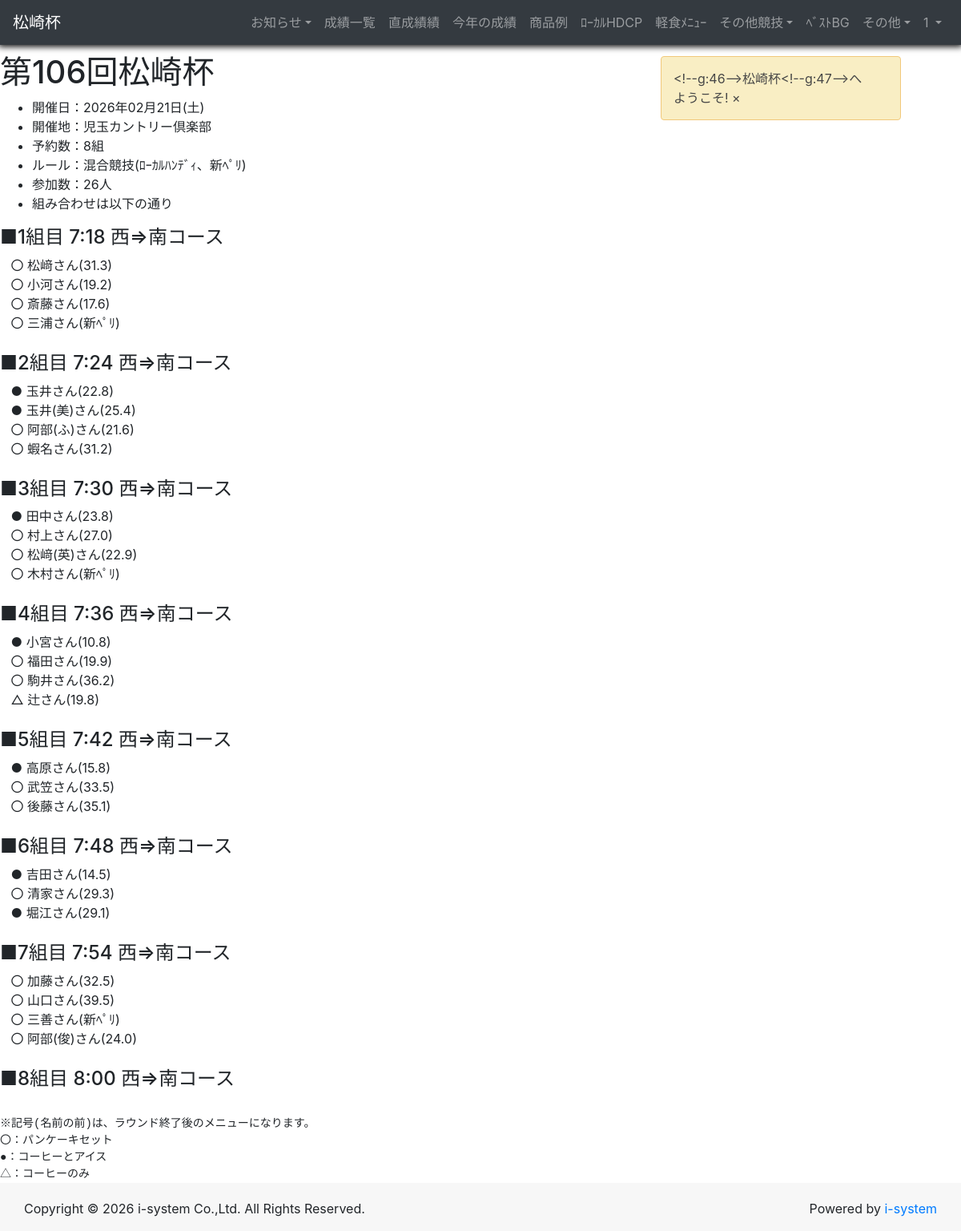
/text_pairing_lst (signed in), run on the app's committed database.
### tables this page shows
CREATE TABLE "trn_next"(
    "id" INTEGER PRIMARY KEY AUTOINCREMENT,
    "open_dt" CHAR(512),
    "place" CHAR(512),
    "title" CHAR(512),
    "pairs" INTEGER
);

CREATE TABLE "trn_pairing"(
    "id" INTEGER PRIMARY KEY AUTOINCREMENT,
    "open_dt" CHAR(512),
    "num" INTEGER,
    "start_tm" CHAR(512),
    "cose1" CHAR(512),
    "cose2" CHAR(512),
    "name_num1" CHAR(512),
    "name_num2" CHAR(512),
    "name_num3" CHAR(512),
    "name_num4" CHAR(512),
    "pay1" INTEGER,
    "pay2" INTEGER,
    "pay3" INTEGER,
    "pay4" INTEGER,
    "upd_id" CHAR(512),
    "upd_dt" CHAR(512)
);

CREATE TABLE "mst_user"(
    "id" INTEGER PRIMARY KEY AUTOINCREMENT,
    "num" CHAR(512),
    "lname1" CHAR(512),
    "fname1" CHAR(512),
    "lname2" CHAR(512),
    "fname2" CHAR(512),
    "lname3" CHAR(512),
    "fname3" CHAR(512),
    "dispname1" CHAR(512),
    "dispname2" CHAR(512),
    "dispname3" CHAR(512),
    "isys_fg" CHAR(512)
);

### flaskr/main.py (the view)
@app.route('/text_pairing_lst')
def text_pairing_lst():
  userID = etc_user.userID_session(session, 'user')
  if userID is None:
    return redirect(url_for('login'))
  next_info = db_functions.next_info(None)
  pairs, person = db_functions.pairs_lst()
  return render_template('text_pairs.html', g=g, userID=userID, next_info=next_info, pairs=pairs, person=person)

### flaskr/modules/db_functions.py (called while the page is built)
def next_day():
    today = etc_date.today()
    query = "SELECT open_dt from trn_next WHERE open_dt >= ?"
    db = sqlite3.connect(DATABASE)
    row = db.execute(query, (today,)).fetchone()
    db.close()
    ret = ""
    if row:
        ret = row[0]
    return ret

def all_users():
    query = "SELECT * from mst_user"
    db = sqlite3.connect(DATABASE)
    db.row_factory = sqlite3.Row
    ret = db.execute(query).fetchall()
    db.close()
    return ret

def all_hdcps(detail):
    day = next_day()
    base_ym = etc_date.hdcp_start_ym(day, 0)
    if detail is None:
        query = "SELECT * from trn_hdcp WHERE base_ym = ? AND cnt = 0"
    else:
        query = "SELECT * from trn_hdcp WHERE base_ym = ?"
    db = sqlite3.connect(DATABASE)
    ret = db.execute(query, (base_ym,)).fetchall()
    db.close()
    return ret

def next_info(ymd):
    if ymd is None:
        ymd = next_day()
    query = "SELECT * from trn_next WHERE open_dt = ?"
    db = sqlite3.connect(DATABASE)
    db.row_factory = sqlite3.Row
    row = db.execute(query, (ymd,)).fetchone()
    db.close()
    jp_date = etc_date.jp_date_ymd_week(row['open_dt'])
    ret = {'kind' : g.Kind_mc, 'open_dt' : row['open_dt'], 'jp_date' : jp_date, 'place' : row['place'], 'title' : row['title'], 'pairs' : row['pairs']}
    return ret

def menu_lst(ymd):
    query = "SELECT * from trn_menu WHERE open_dt = ?"
    db = sqlite3.connect(DATABASE)
    db.row_factory = sqlite3.Row
    rows = db.execute(query, (ymd,)).fetchall()
    db.close()
    users = all_users()
    ret = []
    for item in rows:
        name_nm = etc_functions.name_num2name(users, item['name_num'])
        menu_nm = item['name_num'] + 'menu'
        row = {'name_num' : item['name_num'], 'name_nm' : name_nm, 'menu_num' : item['menu_num'], 'menu_nm' : menu_nm}
        ret.append(row)
    return ret

### flaskr/modules/etc_date.py (called while the page is built)
def jp_date_ymd(ymd):
	ret = ymd[0:4] + "年" + ymd[4:6] + "月" + ymd[6:8] + "日"
	return ret

def jp_date_ymd_week(ymd):
	y = ["月","火","水","木","金","土","日"]
	w = datetime.datetime.strptime(ymd, "%Y%m%d")
	i = w.weekday()
	ret = jp_date_ymd(ymd) + "(" + y[i] + ")"
	return ret

def today():
    t_delta = datetime.timedelta(hours=9)
    JST = datetime.timezone(t_delta, "JST")
    now = datetime.datetime.now(JST)
    ret = now.strftime("%Y%m%d")
    return ret

### flaskr/modules/etc_functions.py (called while the page is built)
def name_num2name(users, name_num):
    ret = ''
    for item in users:
        if item['num'] == name_num:
            ret = item['dispname2']
            break
    if ret == '':
        ret = '(空き)'
    return ret

### flaskr/templates/text_pairs.html (shortened to what this page needs)
{% extends "common/base.html" %}
{% block content %}
<h1>{{next_info['title']}}</h1>
<ul>
    <li>開催日：{{next_info['jp_date']}}</li>
    <li>開催地：{{next_info['place']}}</li>
    <li>予約数：{{next_info['pairs']}}組</li>
    <li>ルール：混合競技(ﾛｰｶﾙﾊﾝﾃﾞｨ、新ﾍﾟﾘ)</li>
    <li>参加数：{{person}}人</li>
    <li>組み合わせは以下の通り</li>
</ul>
{% for item in pairs %}
<h4>■{{loop.index}}組目 {{item['start_tm']}} {{item['cose1']}}⇒{{item['cose2']}}コース</h4>
{% if item['name_nm1'] != '(空き)' %}
  {{item['menu1']}}
  {{item['name_nm1']}}さん({{item['hdcp1']}})
  <br/>
{% endif %}
{% if item['name_nm2'] != '(空き)' %}
  {{item['menu2']}}
  {{item['name_nm2']}}さん({{item['hdcp2']}})
  <br/>
{% endif %}
{% if item['name_nm3'] != '(空き)' %}
  {{item['menu3']}}
  {{item['name_nm3']}}さん({{item['hdcp3']}})
  <br/>
{% endif %}
{% if item['name_nm4'] != '(空き)' %}
  {{item['menu4']}}
  {{item['name_nm4']}}さん({{item['hdcp4']}})
  <br/>
{% endif %}
<br/>
{% endfor %}
<pre>
※記号(名前の前)は、ラウンド終了後のメニューになります。
〇：パンケーキセット
●：コーヒーとアイス
△：コーヒーのみ
</pre>
{% endblock %}

### data on the page
trn_next: title "第106回松崎杯", place "児玉カントリー倶楽部", pairs "8"
trn_pairing: start_tm "7:18"
mst_user: name_nm1 "松﨑"
mst_user: name_nm2 "小河"
mst_user: name_nm3 "斎藤"
mst_user: name_nm4 "三浦"
trn_pairing: start_tm "7:24"
mst_user: name_nm1 "玉井"
mst_user: name_nm2 "玉井(美)"
mst_user: name_nm3 "阿部(ふ)"
mst_user: name_nm4 "蝦名"
trn_pairing: start_tm "7:30"
mst_user: name_nm1 "田中"
mst_user: name_nm2 "村上"
mst_user: name_nm3 "松﨑(英)"
mst_user: name_nm4 "木村"
trn_pairing: start_tm "7:36"
mst_user: name_nm1 "小宮"
mst_user: name_nm2 "福田"
mst_user: name_nm3 "駒井"
trn_pairing: start_tm "7:42"
mst_user: name_nm1 "高原"
mst_user: name_nm2 "武笠"
mst_user: name_nm3 "後藤"
trn_pairing: start_tm "7:48"
mst_user: name_nm1 "吉田"
mst_user: name_nm2 "清家"
mst_user: name_nm3 "堀江"
trn_pairing: start_tm "7:54"
mst_user: name_nm1 "加藤"
mst_user: name_nm2 "山口"
mst_user: name_nm3 "三善"
mst_user: name_nm4 "阿部(俊)"
trn_pairing: start_tm "8:00", cose1 "西", cose2 "南"

### other printed values
{{ g.Cup_Name }} "松崎杯"
{{ userID }} "1"
{{ next_info['jp_date'] }} "2026年02月21日(土)"
{{ person }} "26"
{{ item['cose1'] }} "西" "西" "西" "西" "西" "西" "西"
{{ item['cose2'] }} "南" "南" "南" "南" "南" "南" "南"
{{ item['menu1'] }} "〇" "●" "●" "●" "●" "●" "〇"
{{ item['hdcp1'] }} "31.3" "22.8" "23.8" "10.8" "15.8" "14.5" "32.5"
{{ item['menu2'] }} "〇" "●" "〇" "〇" "〇" "〇" "〇"
{{ item['hdcp2'] }} "19.2" "25.4" "27.0" "19.9" "33.5" "29.3" "39.5"
{{ item['menu3'] }} "〇" "〇" "〇" "〇" "〇" "●" "〇"
{{ item['hdcp3'] }} "17.6" "21.6" "22.9" "36.2" "35.1" "29.1" "新ﾍﾟﾘ"
{{ item['menu4'] }} "〇" "〇" "〇" "△" "〇"
{{ item['hdcp4'] }} "新ﾍﾟﾘ" "31.2" "新ﾍﾟﾘ" "19.8" "24.0"
{{ item['name_nm4'] }} "辻"
